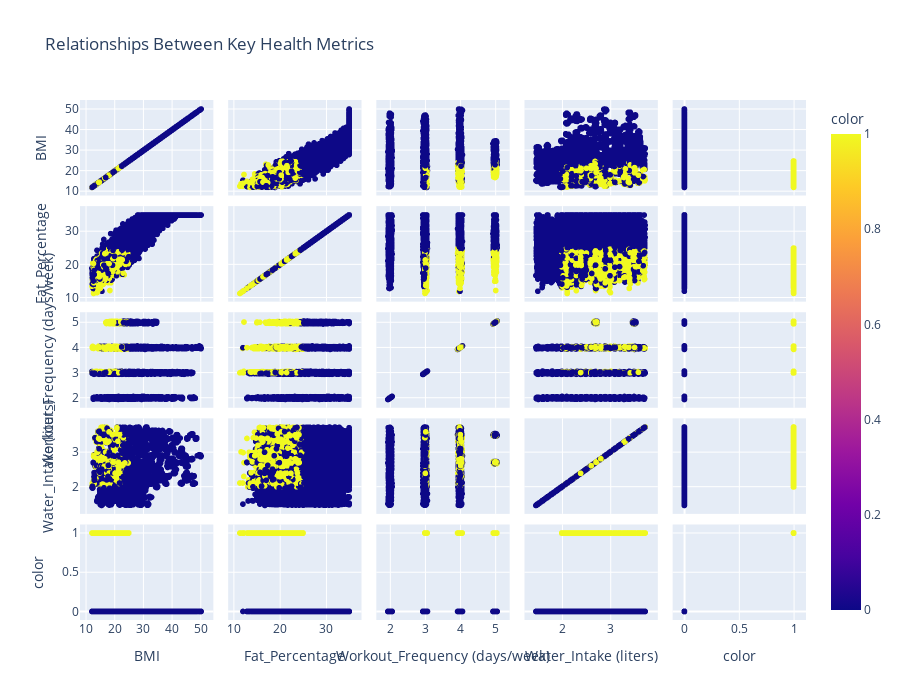

The notebook cell this image was saved under:
### Code cell
# Visualization: Comparison of Rule-Based vs ML-Based Systems
fig, axes = plt.subplots(1, 2, figsize=(14, 5))

# Rule-based system results
rule_score = lifestyle_score
axes[0].bar(['Rule-Based'], [rule_score], color='#A23B72', width=0.5)
axes[0].set_ylim(0, 10)
axes[0].set_ylabel('Score (0-10)')
axes[0].set_title('Rule-Based System Score', fontweight='bold')
axes[0].axhline(y=7, color='green', linestyle='--', label='Good Health')
axes[0].legend()
axes[0].grid(axis='y', alpha=0.3)

# ML-based system results
ml_score_normalized = health_score / 10
axes[1].bar(['ML-Based'], [ml_score_normalized], color='#2E86AB', width=0.5)
axes[1].set_ylim(0, 10)
axes[1].set_ylabel('Score (0-10)')
axes[1].set_title('ML-Based System Score', fontweight='bold')
axes[1].axhline(y=7, color='green', linestyle='--', label='Good Health')
axes[1].legend()
axes[1].grid(axis='y', alpha=0.3)

plt.suptitle('Comparison: Rule-Based vs ML-Based Assessment', fontsize=16, fontweight='bold')
plt.tight_layout()
plt.show()

# Visualize relationships between key metrics
fig = px.scatter_matrix(
    data_clean[['BMI', 'Fat_Percentage', 'Workout_Frequency (days/week)', 'Water_Intake (liters)']],
    color=data_clean['healthy_lifestyle'],
    labels={'healthy_lifestyle': 'Healthy Lifestyle'},
    title='Relationships Between Key Health Metrics',
    height=700,
    width=900
)
fig.show()

### Figure 1 — Plotly figure (JSON) as saved in the notebook; plotly's stock layout.template omitted (floating-point values rounded to 4 significant figures; data arrays with more than 128 entries replaced by an {"elided": "..."} marker saying what was removed)
{"data": [{"dimensions": [{"axis": {"matches": true}, "label": "BMI", "values": {"elided": "20000 float values"}}, {"axis": {"matches": true}, "label": "Fat_Percentage", "values": {"elided": "20000 float values"}}, {"axis": {"matches": true}, "label": "Workout_Frequency (days/week)", "values": {"elided": "20000 float values"}}, {"axis": {"matches": true}, "label": "Water_Intake (liters)", "values": {"elided": "20000 float values"}}, {"axis": {"matches": true}, "label": "color", "values": {"elided": "20000 int values"}}], "hovertemplate": "%{xaxis.title.text}=%{x}<br>%{yaxis.title.text}=%{y}<br>color=%{marker.color}<extra></extra>", "legendgroup": "", "marker": {"color": {"elided": "20000 int values"}, "coloraxis": "coloraxis", "symbol": "circle"}, "name": "", "showlegend": false, "type": "splom"}], "layout": {"coloraxis": {"colorbar": {"title": {"text": "color"}}, "colorscale": [[0, "#0d0887"], [0.1111, "#46039f"], [0.2222, "#7201a8"], [0.3333, "#9c179e"], [0.4444, "#bd3786"], [0.5556, "#d8576b"], [0.6667, "#ed7953"], [0.7778, "#fb9f3a"], [0.8889, "#fdca26"], [1, "#f0f921"]]}, "dragmode": "select", "height": 700, "legend": {"tracegroupgap": 0}, "title": {"text": "Relationships Between Key Health Metrics"}, "width": 900}}
